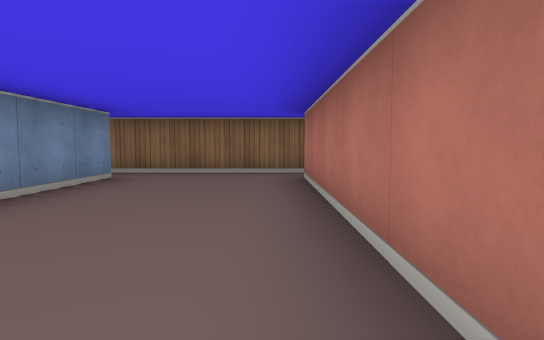
view 1 (above)

12 first-person views from a walk through a cub3D ray-caster map. The camera is about half as high as the walls, tilts 4° down and sees 75° across. The floor is counted in squares. Each view is taken from the middle of a square. On the plan, view 1 faces up. The plan holds only what a view shows up to about 9 squares ahead; the rest is blank.

view 2
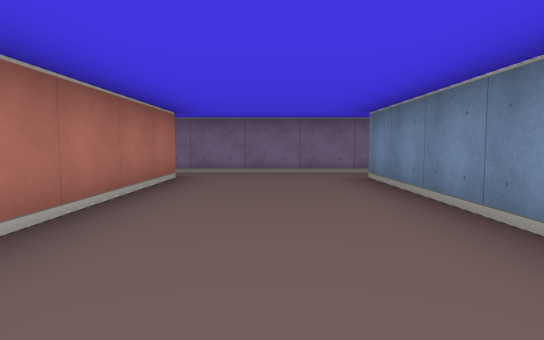

view 3
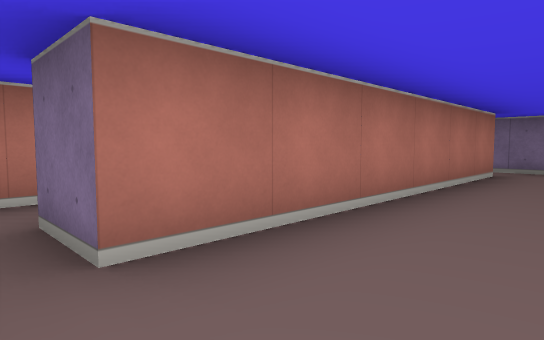

view 4
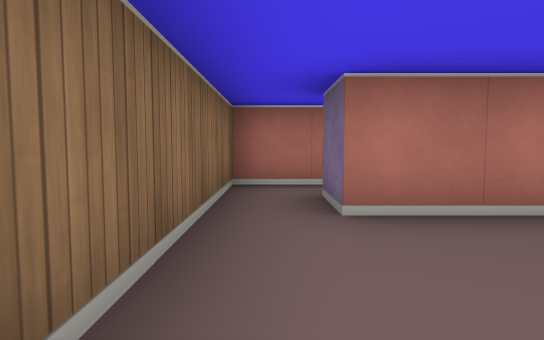

view 5
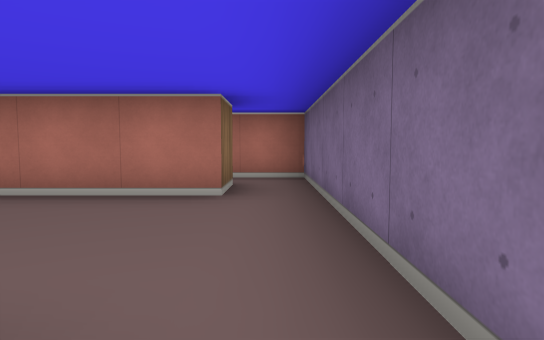

view 6
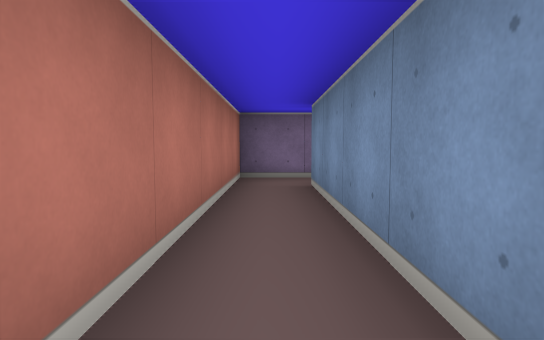

view 7
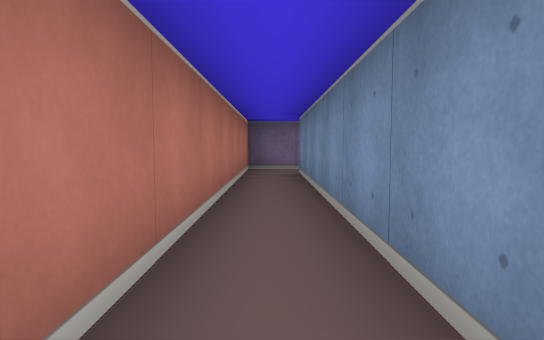

view 8
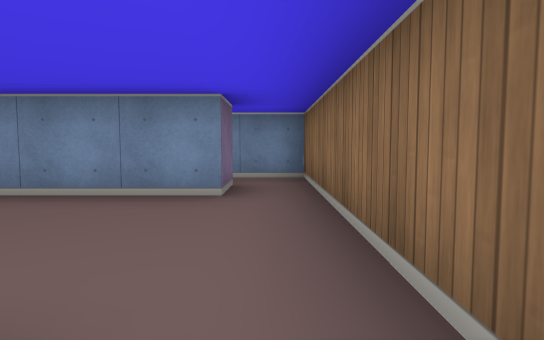

view 9
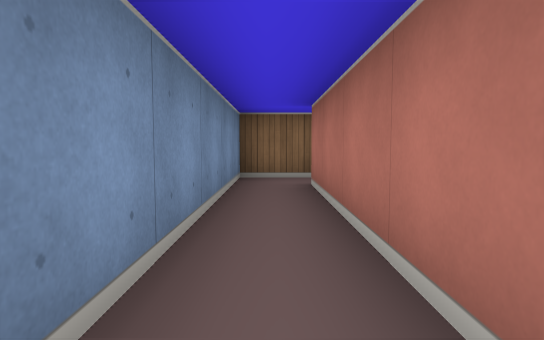

view 10
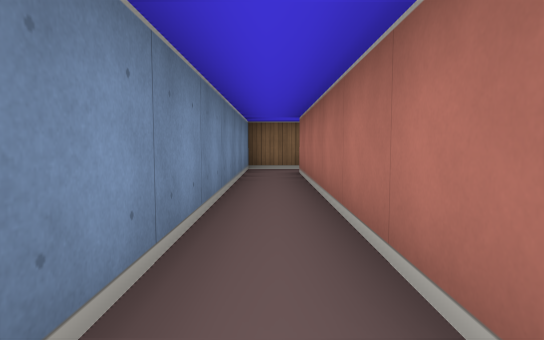

view 11
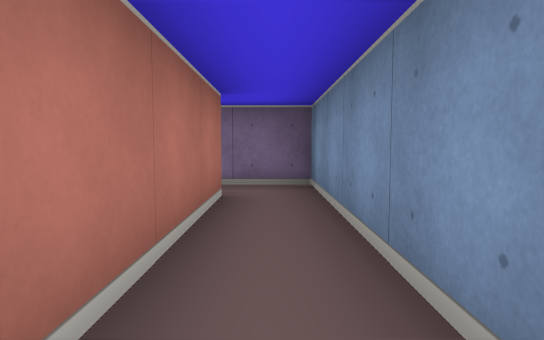

view 12
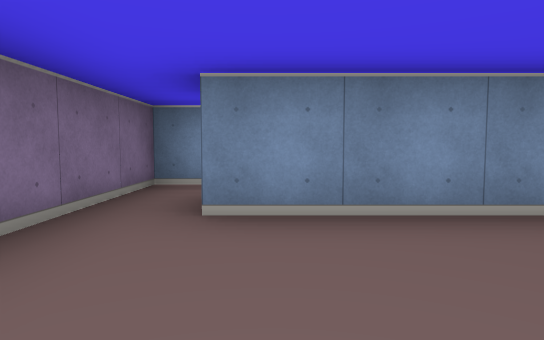

### Floor plan
Points are (right, up) in squares from view 1. A wall is a line through its corners. A room is listed if a view was taken in it or the views show most of it. See-through windows are left out.
Room 1 (views 1, 2, 3, 4, 5, 12)
walls: (-3.5, 5.5) (-2.5, 5.5) (-2.5, -0.5); (0.5, -0.5) (0.5, 5.5); (0.5, 6.5) (-3.5, 6.5); (-3.5, -1.5) (0.5, -1.5)
ways out: opening at (1, -1) to room 2; opening at (1, 6) to room 2; opening at (-3, -1) to room 3; opening at (-3, 6) to room 3
Room 2 (views 6, 7, 8)
walls: (0.5, 5.5) (1.5, 5.5) (1.5, -0.5) (0.5, -0.5); (0.5, -1.5) (2.5, -1.5) (2.5, 6.5) (0.5, 6.5)
ways out: opening at (1, -1) to room 1; opening at (1, 6) to room 1
Room 3 (views 9, 10, 11)
walls: (-3.5, -0.5) (-3.5, 5.5); (-3.5, 6.5) (-4.5, 6.5) (-4.5, -1.5) (-3.5, -1.5)
ways out: opening at (-3, -1) to room 1; opening at (-3, 6) to room 1

Where each view was taken, in squares from view 1:
view 1: 0 up, 0 right, facing up
view 2: 5 up, 1 left, facing down
view 3: 6 up, 1 left, facing down-right
view 4: 6 up, 2 left, facing right
view 5: 1 down, 3 left, facing right
view 6: 4 up, 2 right, facing down
view 7: 6 up, 2 right, facing down
view 8: 6 up, 1 right, facing left
view 9: 1 up, 4 left, facing up
view 10: 1 down, 4 left, facing up
view 11: 3 up, 4 left, facing down
view 12: 0 up, 0 right, facing left
